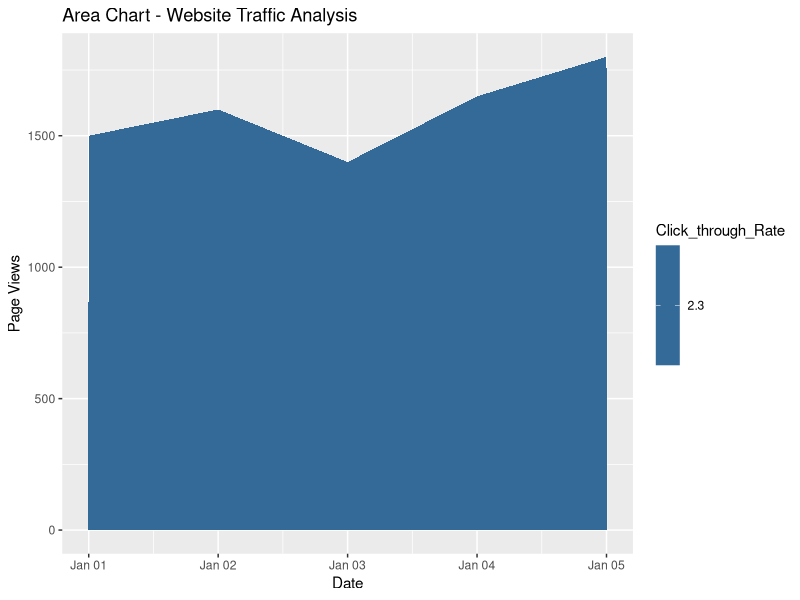

The R source for this figure:
# Provided data
traffic_data <- data.frame(
  Date = as.Date(c('2023-01-01', '2023-01-02', '2023-01-03', '2023-01-04', '2023-01-05')),
  Page_Views = c(1500, 1600, 1400, 1650, 1800),
  Click_through_Rate = c(2.3, 2.7, 2.0, 2.4, 2.6)
)

# Convert Click-through Rate to numeric
traffic_data$Click_through_Rate <- as.numeric(sub("%", "", traffic_data$Click_through_Rate))

library(ggplot2)

plot(ggplot(traffic_data, aes(x = Date, y = Page_Views, fill = Click_through_Rate)) +
  geom_area() +
  labs(title = "Area Chart - Website Traffic Analysis", x = "Date", y = "Page Views"))

